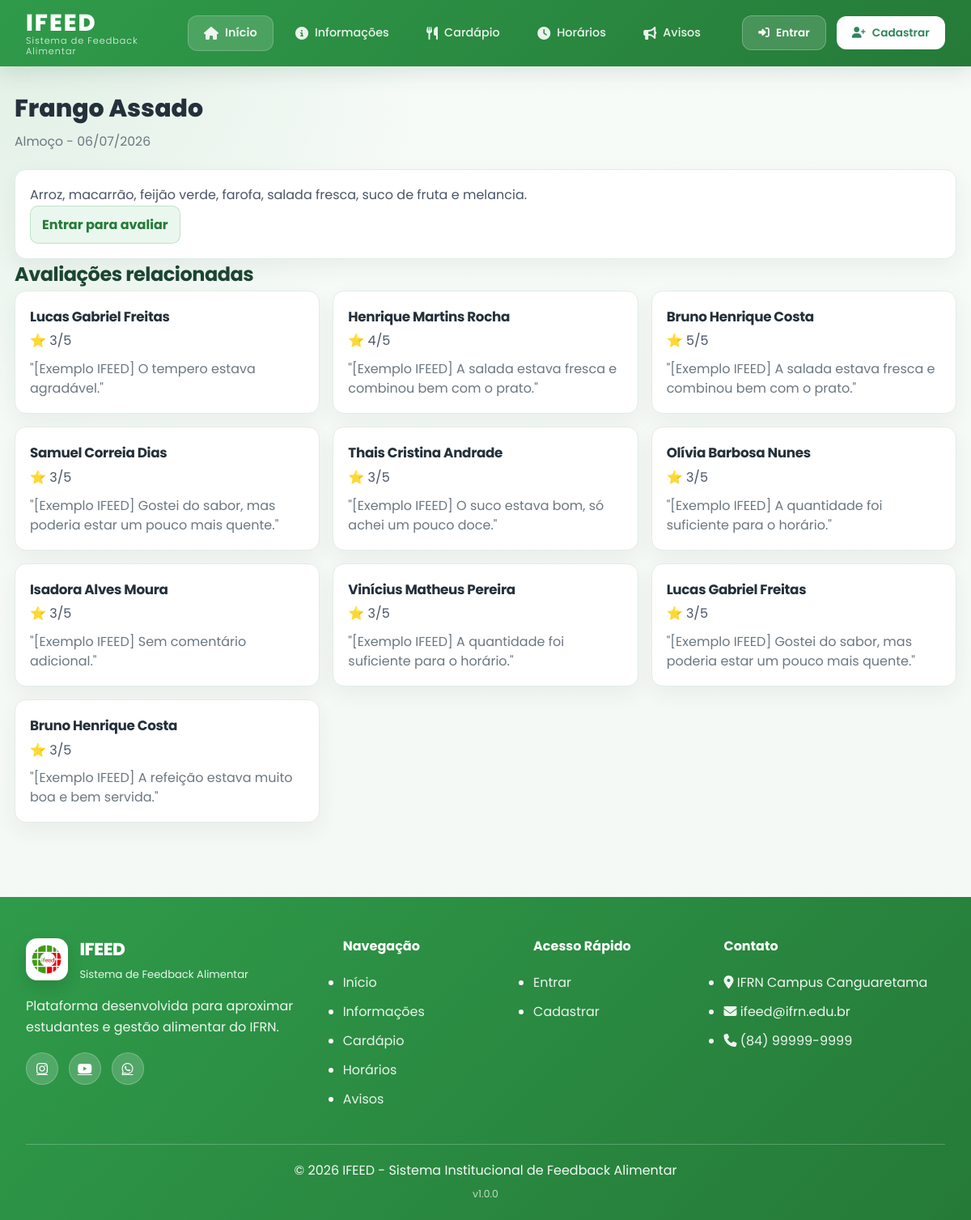
Screenshot of /refeicoes/722/ with the database file from the repository.
### core/models.py (models this page shows, shortened)
class Refeicao(models.Model):
    TIPO_CHOICES = [
        ('CAFE', 'Café da Manhã'),
        ('ALMOCO', 'Almoço'),
        ('LANCHE', 'Lanche da Tarde'),
        ('JANTAR', 'Jantar'),
        ('CEIA', 'Ceia'),
    ]
    titulo = models.CharField('Título', max_length=160)
    descricao = models.TextField('Descrição')
    tipo = models.CharField('Tipo', max_length=20, choices=TIPO_CHOICES)
    data = models.DateField('Data')
    ativo = models.BooleanField('Ativo', default=True)
    criado_em = models.DateTimeField('Criado em', auto_now_add=True)
    atualizado_em = models.DateTimeField('Atualizado em', auto_now=True)
    class Meta:
        verbose_name = 'Refeição'
        verbose_name_plural = 'Refeições'
        ordering = ['data', 'tipo', 'titulo']

class Avaliacao(models.Model):
    aluno = models.ForeignKey(Usuario, on_delete=models.CASCADE, related_name='avaliacoes')
    refeicao = models.CharField('Refeição', max_length=200)
    avaliacao_geral = models.IntegerField(
        'Avaliação Geral',
        validators=[MinValueValidator(1), MaxValueValidator(5)]
    )
    sabor = models.IntegerField('Sabor', validators=[MinValueValidator(1), MaxValueValidator(5)])
    apresentacao = models.IntegerField('Apresentação', validators=[MinValueValidator(1), MaxValueValidator(5)])
    temperatura = models.IntegerField('Temperatura', validators=[MinValueValidator(1), MaxValueValidator(5)])
    quantidade = models.IntegerField('Quantidade', validators=[MinValueValidator(1), MaxValueValidator(5)])
    comentario = models.TextField('Comentário', blank=True)
    data = models.DateTimeField('Data', auto_now_add=True)
    class Meta:
        ordering = ['-data']
        verbose_name = 'Avaliação'
        verbose_name_plural = 'Avaliações'

class Usuario(AbstractUser):
    TIPO_CHOICES = [
        ('ALUNO', 'Aluno'),
        ('ADMIN', 'Administrador'),
    ]
    matricula = models.CharField('Matrícula', max_length=20, primary_key=True)
    nome_completo = models.CharField('Nome Completo', max_length=150)
    curso = models.CharField('Curso', max_length=100)
    turma = models.CharField('Turma', max_length=50)
    tipo_usuario = models.CharField('Tipo de Usuário', max_length=10, choices=TIPO_CHOICES, default='ALUNO')
    groups = models.ManyToManyField(
        'auth.Group',
        blank=True,
        related_name='usuario_set_custom'
    )
    user_permissions = models.ManyToManyField(
        'auth.Permission',
        blank=True,
        related_name='usuario_permissions_set_custom'
    )
    USERNAME_FIELD = 'matricula'
    REQUIRED_FIELDS = ['nome_completo', 'email']
    class Meta:
        verbose_name = 'Usuário'
        verbose_name_plural = 'Usuários'
        ordering = ['nome_completo']

### core/views.py (the view)
# urls.py: path('refeicoes/<int:pk>/', views.refeicao_detalhes_view, name='refeicao_detalhes'),
def refeicao_detalhes_view(request, pk):
    refeicao = get_object_or_404(Refeicao, pk=pk, ativo=True)
    avaliacoes = Avaliacao.objects.filter(refeicao__icontains=refeicao.titulo)[:10]
    return render(request, 'refeicao_detalhes.html', {
        'refeicao': refeicao,
        'avaliacoes': avaliacoes,
    })

### templates/refeicao_detalhes.html (shortened to what this page needs)
{% extends 'base.html' %}
{% load static %}
{% block extra_css %}
    <link rel="stylesheet" href="{% static 'estilos/admin.css' %}">
{% endblock %}
{% block content %}
<main class="admin-main">
    <h1>{{ refeicao.titulo }}</h1>
    <p class="page-subtitle">{{ refeicao.get_tipo_display }} - {{ refeicao.data|date:"d/m/Y" }}</p>
    <article class="feedback-card">
        <p>{{ refeicao.descricao }}</p>
        {% if user.is_authenticated %}
            <a href="{% url 'avaliar' refeicao.id %}" class="btn-secondary">Avaliar esta refeição</a>
        {% else %}
            <a href="{% url 'login' %}" class="btn-secondary">Entrar para avaliar</a>
        {% endif %}
    </article>
    <section class="recent-reviews">
        <h2>Avaliações relacionadas</h2>
        <div class="feedbacks-container">
            {% for avaliacao in avaliacoes %}
                <article class="feedback-card">
                    <h3>{{ avaliacao.aluno.nome_completo }}</h3>
                    <p>⭐ {{ avaliacao.avaliacao_geral }}/5</p>
                    {% if avaliacao.comentario %}
                        <p class="feedback-comment">"{{ avaliacao.comentario }}"</p>
                    {% endif %}
                </article>
            {% empty %}
                <p class="empty-state">Ainda não há avaliações para esta refeição.</p>
            {% endfor %}
        </div>
    </section>
</main>
{% endblock %}

### static/estilos/base.css (style rules this page uses)
:root { --ifeed-green: #2f855a; --ifeed-green-dark: #1c4532; --ifeed-green-soft: #f0f5f1; --ifeed-text: #1e3a1e; --ifeed-muted: #4a5568; --ifeed-border: #e2e8f0; --ifeed-shadow: 0 4px 6px -1px rgba(0, 0, 0, 0.05), 0 2px 4px -1px rgba(0, 0, 0, 0.03); }
html { scroll-behavior: smooth; scroll-padding-top: 92px; }
* { margin: 0; padding: 0; box-sizing: border-box; }
body { font-family: 'Poppins', sans-serif; background: #f7fafc; min-height: 100vh; display: flex; flex-direction: column; color: var(--ifeed-text); line-height: 1.6; }
h1, h2, h3 { color: var(--ifeed-green-dark); letter-spacing: -0.02em; }
p { color: var(--ifeed-muted); line-height: 1.6; }

### static/estilos/admin.css (style rules this page uses)
:root { --green: #2f855a; --green-dark: #1c4532; --green-soft: #f0f5f1; --blue: #2563eb; --red: #dc2626; --yellow: #f59e0b; --card-bg: #ffffff; --page-bg: #f4f8f5; --text: #1e3a1e; --muted-text: #4a5568; --border: #e3ece7; --shadow: 0 4px 6px -1px rgba(0, 0, 0, 0.05), 0 2px 4px -1px rgba(0, 0, 0, 0.03); }
body { background: radial-gradient(circle at top left, rgba(47, 155, 74, 0.12), transparent 34rem), linear-gradient(180deg, #f7fbf8 0%, #f4f8f5 100%); }
.admin-main { max-width: 1220px; margin: 28px auto; padding: 0 18px 64px; }
.admin-main > h1 { color: var(--text); font-size: clamp(1.45rem, 2.5vw, 2.05rem); font-weight: 800; letter-spacing: -0.02em; margin-bottom: 4px; }
.page-subtitle { color: var(--muted-text); font-size: 0.98rem; margin-bottom: 22px; line-height: 1.6; }
.feedbacks-container { display: grid; grid-template-columns: repeat(auto-fill, minmax(300px, 1fr)); gap: 16px; }
.feedback-card { background: var(--card-bg); border: 1px solid var(--border); border-radius: 12px; box-shadow: var(--shadow); padding: 22px; transition: transform 0.2s ease-in-out, box-shadow 0.2s ease-in-out, border-color 0.2s ease-in-out; }
.feedback-card h3 { color: var(--text); font-size: 1.05rem; margin-bottom: 4px; }
.feedback-comment { color: var(--muted-text); line-height: 1.6; margin-top: 10px; }
.feedback-footer a, .pagination a, .admin-main a { color: var(--green-dark); font-weight: 700; }
.btn-secondary, .btn-danger, .btn-logout { display: inline-flex; align-items: center; justify-content: center; gap: 8px; border: 0; border-radius: 10px; padding: 10px 14px; font-weight: 800; text-decoration: none; cursor: pointer; font-family: inherit; transition: background-color 0.2s ease-in-out, color 0.2s ease-in-out, transform 0.2s ease-in-out; }
.btn-secondary { background: var(--green-soft); color: var(--green-dark); border: 1px solid rgba(47, 155, 74, 0.22); }
:root { --green: #2f9b4a; --green-dark: #257a38; --green-soft: #eaf7ee; --card-bg: #ffffff; --page-bg: #f4f8f5; --text: #24303a; --muted-text: #6b7780; --border: #e3ece7; --shadow: 0 14px 35px rgba(36, 48, 58, 0.08); }
.admin-main > h1 { color: var(--text); letter-spacing: 0; }
.page-subtitle { color: var(--muted-text); }
.feedback-card { border-radius: 14px; padding: 18px; box-shadow: 0 10px 26px rgba(36, 48, 58, 0.06); transition: transform 0.18s ease, box-shadow 0.18s ease, border-color 0.18s ease; }
.feedback-comment { color: var(--muted-text); line-height: 1.5; }
.btn-secondary, .btn-danger, .btn-logout { transition: none; }

### rows the page displays
Refeicao: titulo "Frango Assado", tipo "Almoço", data "06/07/2026", descricao "Arroz, macarrão, feijão verde, farofa, salada fresca, suco de fruta e melancia."
Avaliacao: aluno.nome_completo "Lucas Gabriel Freitas", avaliacao_geral "3", comentario "[Exemplo IFEED] O tempero estava agradável."
Avaliacao: aluno.nome_completo "Henrique Martins Rocha", avaliacao_geral "4", comentario "[Exemplo IFEED] A salada estava fresca e combinou bem com o prato."
Avaliacao: aluno.nome_completo "Bruno Henrique Costa", avaliacao_geral "5", comentario "[Exemplo IFEED] A salada estava fresca e combinou bem com o prato."
Avaliacao: aluno.nome_completo "Samuel Correia Dias", avaliacao_geral "3", comentario "[Exemplo IFEED] Gostei do sabor, mas poderia estar um pouco mais quente."
Avaliacao: aluno.nome_completo "Thais Cristina Andrade", avaliacao_geral "3", comentario "[Exemplo IFEED] O suco estava bom, só achei um pouco doce."
Avaliacao: aluno.nome_completo "Olívia Barbosa Nunes", avaliacao_geral "3", comentario "[Exemplo IFEED] A quantidade foi suficiente para o horário."
Avaliacao: aluno.nome_completo "Isadora Alves Moura", avaliacao_geral "3", comentario "[Exemplo IFEED] Sem comentário adicional."
Avaliacao: aluno.nome_completo "Vinícius Matheus Pereira", avaliacao_geral "3", comentario "[Exemplo IFEED] A quantidade foi suficiente para o horário."
Avaliacao: aluno.nome_completo "Lucas Gabriel Freitas", avaliacao_geral "3", comentario "[Exemplo IFEED] Gostei do sabor, mas poderia estar um pouco mais quente."
Avaliacao: aluno.nome_completo "Bruno Henrique Costa", avaliacao_geral "3", comentario "[Exemplo IFEED] A refeição estava muito boa e bem servida."
